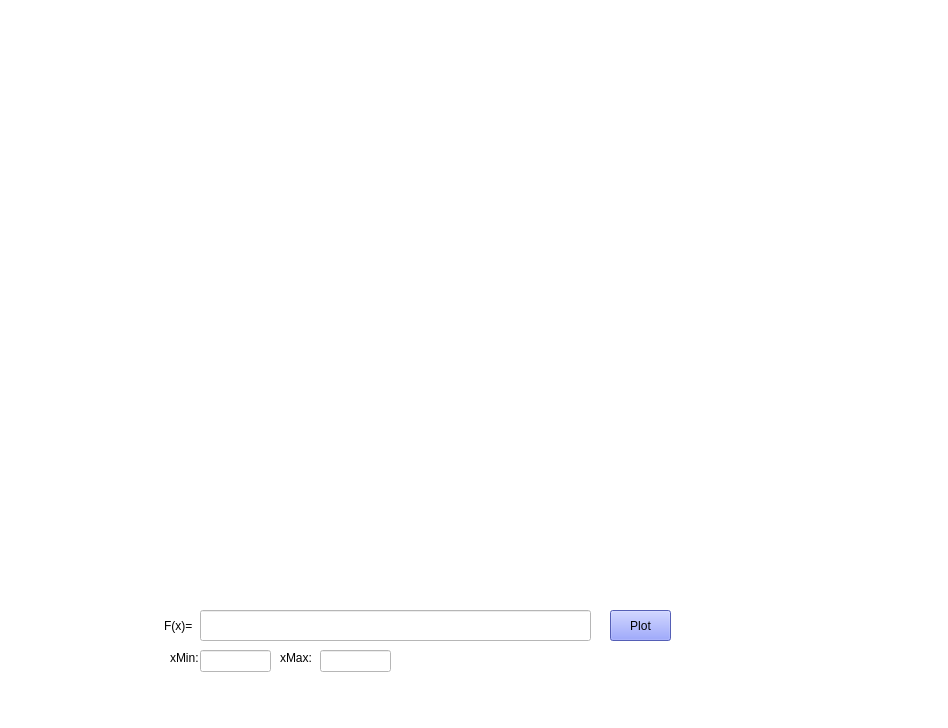
<?xml version="1.0" encoding="UTF-8"?>
<ui version="4.0">
 <class>Functionplotter</class>
 <widget class="QWidget" name="Functionplotter">
  <property name="enabled">
   <bool>true</bool>
  </property>
  <property name="geometry">
   <rect>
    <x>0</x>
    <y>0</y>
    <width>948</width>
    <height>728</height>
   </rect>
  </property>
  <property name="minimumSize">
   <size>
    <width>948</width>
    <height>728</height>
   </size>
  </property>
  <property name="maximumSize">
   <size>
    <width>950</width>
    <height>950</height>
   </size>
  </property>
  <property name="palette">
   <palette>
    <active>
     <colorrole role="Button">
      <brush brushstyle="SolidPattern">
       <color alpha="255">
        <red>255</red>
        <green>255</green>
        <blue>255</blue>
       </color>
      </brush>
     </colorrole>
     <colorrole role="Base">
      <brush brushstyle="SolidPattern">
       <color alpha="255">
        <red>255</red>
        <green>255</green>
        <blue>255</blue>
       </color>
      </brush>
     </colorrole>
     <colorrole role="Window">
      <brush brushstyle="SolidPattern">
       <color alpha="255">
        <red>255</red>
        <green>255</green>
        <blue>255</blue>
       </color>
      </brush>
     </colorrole>
    </active>
    <inactive>
     <colorrole role="Button">
      <brush brushstyle="SolidPattern">
       <color alpha="255">
        <red>255</red>
        <green>255</green>
        <blue>255</blue>
       </color>
      </brush>
     </colorrole>
     <colorrole role="Base">
      <brush brushstyle="SolidPattern">
       <color alpha="255">
        <red>255</red>
        <green>255</green>
        <blue>255</blue>
       </color>
      </brush>
     </colorrole>
     <colorrole role="Window">
      <brush brushstyle="SolidPattern">
       <color alpha="255">
        <red>255</red>
        <green>255</green>
        <blue>255</blue>
       </color>
      </brush>
     </colorrole>
    </inactive>
    <disabled>
     <colorrole role="Button">
      <brush brushstyle="SolidPattern">
       <color alpha="255">
        <red>255</red>
        <green>255</green>
        <blue>255</blue>
       </color>
      </brush>
     </colorrole>
     <colorrole role="Base">
      <brush brushstyle="SolidPattern">
       <color alpha="255">
        <red>255</red>
        <green>255</green>
        <blue>255</blue>
       </color>
      </brush>
     </colorrole>
     <colorrole role="Window">
      <brush brushstyle="SolidPattern">
       <color alpha="255">
        <red>255</red>
        <green>255</green>
        <blue>255</blue>
       </color>
      </brush>
     </colorrole>
    </disabled>
   </palette>
  </property>
  <property name="mouseTracking">
   <bool>false</bool>
  </property>
  <property name="windowTitle">
   <string>Function plotter</string>
  </property>
  <property name="windowIcon">
   <iconset>
    <normaloff>../../.designer/backup/icon.png</normaloff>../../.designer/backup/icon.png</iconset>
  </property>
  <property name="windowOpacity">
   <double>1.000000000000000</double>
  </property>
  <property name="autoFillBackground">
   <bool>false</bool>
  </property>
  <property name="styleSheet">
   <string notr="true">background-color: rgb(255, 255, 255);</string>
  </property>
  <widget class="QWidget" name="centralwidget">
   <widget class="MplWidget" name="MplWidget" native="true">
    <property name="geometry">
     <rect>
      <x>10</x>
      <y>0</y>
      <width>901</width>
      <height>541</height>
     </rect>
    </property>
   </widget>
   <widget class="QLabel" name="label">
    <property name="geometry">
     <rect>
      <x>164</x>
      <y>615</y>
      <width>51</width>
      <height>21</height>
     </rect>
    </property>
    <property name="text">
     <string>F(x)=</string>
    </property>
   </widget>
   <widget class="QLineEdit" name="lineEdit">
    <property name="geometry">
     <rect>
      <x>200</x>
      <y>610</y>
      <width>391</width>
      <height>31</height>
     </rect>
    </property>
   </widget>
   <widget class="QPushButton" name="plot">
    <property name="geometry">
     <rect>
      <x>610</x>
      <y>610</y>
      <width>61</width>
      <height>31</height>
     </rect>
    </property>
    <property name="styleSheet">
     <string notr="true">background-color:rgb(119, 133, 255)</string>
    </property>
    <property name="text">
     <string>Plot</string>
    </property>
   </widget>
   <widget class="QLineEdit" name="lineEdit_2">
    <property name="geometry">
     <rect>
      <x>200</x>
      <y>650</y>
      <width>71</width>
      <height>22</height>
     </rect>
    </property>
   </widget>
   <widget class="QLineEdit" name="lineEdit_3">
    <property name="geometry">
     <rect>
      <x>320</x>
      <y>650</y>
      <width>71</width>
      <height>22</height>
     </rect>
    </property>
   </widget>
   <widget class="QLabel" name="label_2">
    <property name="geometry">
     <rect>
      <x>170</x>
      <y>650</y>
      <width>55</width>
      <height>16</height>
     </rect>
    </property>
    <property name="text">
     <string>xMin:</string>
    </property>
   </widget>
   <widget class="QLabel" name="label_3">
    <property name="geometry">
     <rect>
      <x>280</x>
      <y>650</y>
      <width>55</width>
      <height>16</height>
     </rect>
    </property>
    <property name="text">
     <string>xMax:</string>
    </property>
   </widget>
   <zorder>label_3</zorder>
   <zorder>label_2</zorder>
   <zorder>MplWidget</zorder>
   <zorder>label</zorder>
   <zorder>lineEdit</zorder>
   <zorder>plot</zorder>
   <zorder>lineEdit_2</zorder>
   <zorder>lineEdit_3</zorder>
  </widget>
  <widget class="QStatusBar" name="statusbar"/>
 </widget>
 <customwidgets>
  <customwidget>
   <class>MplWidget</class>
   <extends>QWidget</extends>
   <header>mplwidget.h</header>
   <container>1</container>
  </customwidget>
 </customwidgets>
 <resources/>
 <connections/>
</ui>
